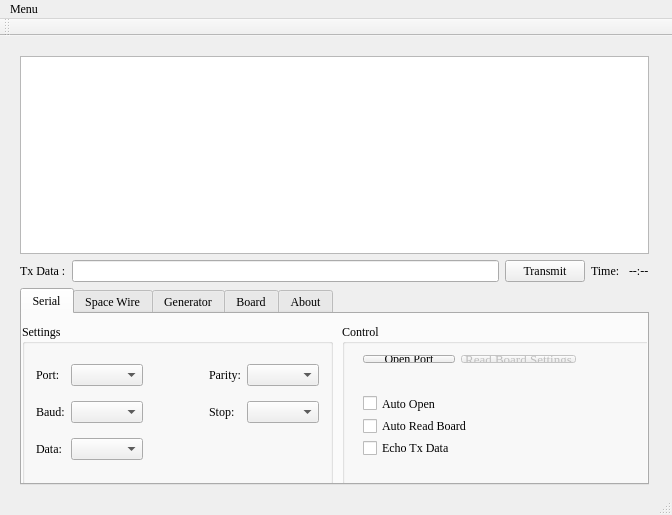
<?xml version="1.0" encoding="UTF-8"?>
<ui version="4.0">
 <class>MainWindow</class>
 <widget class="QMainWindow" name="MainWindow">
  <property name="geometry">
   <rect>
    <x>0</x>
    <y>0</y>
    <width>672</width>
    <height>515</height>
   </rect>
  </property>
  <property name="sizePolicy">
   <sizepolicy hsizetype="Preferred" vsizetype="Preferred">
    <horstretch>0</horstretch>
    <verstretch>0</verstretch>
   </sizepolicy>
  </property>
  <property name="font">
   <font>
    <family>Times New Roman</family>
   </font>
  </property>
  <property name="windowTitle">
   <string>Space Wire Terminal</string>
  </property>
  <widget class="QWidget" name="centralWidget">
   <widget class="QWidget" name="layoutWidget">
    <property name="geometry">
     <rect>
      <x>9</x>
      <y>9</y>
      <width>651</width>
      <height>451</height>
     </rect>
    </property>
    <layout class="QVBoxLayout" name="verticalLayout_2">
     <item>
      <widget class="QTextBrowser" name="textBrowser"/>
     </item>
     <item>
      <layout class="QHBoxLayout" name="horizontalLayout_10">
       <item>
        <widget class="QLabel" name="TxData_lbl">
         <property name="text">
          <string>Tx Data :</string>
         </property>
        </widget>
       </item>
       <item>
        <widget class="QLineEdit" name="TxData_inpTxt"/>
       </item>
       <item>
        <widget class="QPushButton" name="Transmit_btn">
         <property name="text">
          <string>Transmit</string>
         </property>
        </widget>
       </item>
       <item>
        <widget class="QLabel" name="Time_lbl">
         <property name="text">
          <string>Time: </string>
         </property>
        </widget>
       </item>
       <item>
        <widget class="QLabel" name="TimeInd_lbl">
         <property name="text">
          <string>--:--</string>
         </property>
        </widget>
       </item>
      </layout>
     </item>
     <item>
      <widget class="QTabWidget" name="tabWidget">
       <property name="currentIndex">
        <number>0</number>
       </property>
       <widget class="QWidget" name="Serial">
        <attribute name="title">
         <string>Serial</string>
        </attribute>
        <widget class="QGroupBox" name="groupBox">
         <property name="geometry">
          <rect>
           <x>0</x>
           <y>10</y>
           <width>311</width>
           <height>161</height>
          </rect>
         </property>
         <property name="font">
          <font>
           <family>Times New Roman</family>
          </font>
         </property>
         <property name="contextMenuPolicy">
          <enum>Qt::PreventContextMenu</enum>
         </property>
         <property name="title">
          <string>Settings</string>
         </property>
         <layout class="QGridLayout" name="gridLayout">
          <item row="0" column="0">
           <widget class="QLabel" name="Port_lbl">
            <property name="text">
             <string>Port:</string>
            </property>
           </widget>
          </item>
          <item row="0" column="1">
           <widget class="QComboBox" name="Port_cbox">
            <property name="editable">
             <bool>false</bool>
            </property>
           </widget>
          </item>
          <item row="0" column="2" colspan="2">
           <spacer name="horizontalSpacer_2">
            <property name="orientation">
             <enum>Qt::Horizontal</enum>
            </property>
            <property name="sizeHint" stdset="0">
             <size>
              <width>69</width>
              <height>20</height>
             </size>
            </property>
           </spacer>
          </item>
          <item row="0" column="4">
           <widget class="QLabel" name="Parity_lbl">
            <property name="text">
             <string>Parity:</string>
            </property>
           </widget>
          </item>
          <item row="0" column="5">
           <widget class="QComboBox" name="Parity_cbox"/>
          </item>
          <item row="1" column="0">
           <widget class="QLabel" name="Baud_lbl">
            <property name="text">
             <string>Baud:</string>
            </property>
           </widget>
          </item>
          <item row="1" column="1">
           <widget class="QComboBox" name="Baud_cbox"/>
          </item>
          <item row="1" column="3">
           <spacer name="horizontalSpacer_3">
            <property name="orientation">
             <enum>Qt::Horizontal</enum>
            </property>
            <property name="sizeHint" stdset="0">
             <size>
              <width>63</width>
              <height>20</height>
             </size>
            </property>
           </spacer>
          </item>
          <item row="1" column="4">
           <widget class="QLabel" name="Stop_lbl">
            <property name="text">
             <string>Stop:</string>
            </property>
           </widget>
          </item>
          <item row="1" column="5">
           <widget class="QComboBox" name="Stop_cbox"/>
          </item>
          <item row="2" column="0">
           <widget class="QLabel" name="Data_lbl">
            <property name="text">
             <string>Data:</string>
            </property>
           </widget>
          </item>
          <item row="2" column="1">
           <widget class="QComboBox" name="Data_cbox"/>
          </item>
         </layout>
        </widget>
        <widget class="QGroupBox" name="groupBox_2">
         <property name="geometry">
          <rect>
           <x>320</x>
           <y>10</y>
           <width>331</width>
           <height>161</height>
          </rect>
         </property>
         <property name="title">
          <string>Control</string>
         </property>
         <widget class="QWidget" name="layoutWidget">
          <property name="geometry">
           <rect>
            <x>10</x>
            <y>20</y>
            <width>235</width>
            <height>30</height>
           </rect>
          </property>
          <layout class="QHBoxLayout" name="horizontalLayout_11">
           <item>
            <widget class="QPushButton" name="openPort_btn">
             <property name="text">
              <string>Open Port</string>
             </property>
            </widget>
           </item>
           <item>
            <widget class="QPushButton" name="pushButton">
             <property name="enabled">
              <bool>false</bool>
             </property>
             <property name="font">
              <font>
               <pointsize>10</pointsize>
              </font>
             </property>
             <property name="text">
              <string>Read Board Settings</string>
             </property>
            </widget>
           </item>
          </layout>
         </widget>
         <widget class="QWidget" name="layoutWidget">
          <property name="geometry">
           <rect>
            <x>10</x>
            <y>60</y>
            <width>148</width>
            <height>83</height>
           </rect>
          </property>
          <layout class="QVBoxLayout" name="verticalLayout">
           <item>
            <widget class="QCheckBox" name="autoOpen_chk">
             <property name="text">
              <string>Auto Open</string>
             </property>
            </widget>
           </item>
           <item>
            <widget class="QCheckBox" name="autoReadBoard_chk">
             <property name="text">
              <string>Auto Read Board</string>
             </property>
            </widget>
           </item>
           <item>
            <widget class="QCheckBox" name="echoTxData_chk">
             <property name="text">
              <string>Echo Tx Data</string>
             </property>
            </widget>
           </item>
          </layout>
         </widget>
        </widget>
       </widget>
       <widget class="QWidget" name="SpaceWire">
        <attribute name="title">
         <string>Space Wire</string>
        </attribute>
        <widget class="QGroupBox" name="groupBox_3">
         <property name="geometry">
          <rect>
           <x>0</x>
           <y>4</y>
           <width>311</width>
           <height>161</height>
          </rect>
         </property>
         <property name="title">
          <string>Space Wire Port 1 - 3</string>
         </property>
         <widget class="QWidget" name="">
          <property name="geometry">
           <rect>
            <x>11</x>
            <y>114</y>
            <width>264</width>
            <height>21</height>
           </rect>
          </property>
          <layout class="QHBoxLayout" name="horizontalLayout_6">
           <item>
            <widget class="QRadioButton" name="EnaCanal3_rbtn">
             <property name="font">
              <font>
               <pointsize>8</pointsize>
              </font>
             </property>
             <property name="text">
              <string>Enable</string>
             </property>
             <property name="checked">
              <bool>true</bool>
             </property>
            </widget>
           </item>
           <item>
            <widget class="QRadioButton" name="DisCanal3_rbtn">
             <property name="font">
              <font>
               <pointsize>8</pointsize>
              </font>
             </property>
             <property name="text">
              <string>Disable</string>
             </property>
            </widget>
           </item>
           <item>
            <widget class="QLabel" name="rateCanal3_lbl">
             <property name="font">
              <font>
               <pointsize>8</pointsize>
              </font>
             </property>
             <property name="text">
              <string>Rate:</string>
             </property>
            </widget>
           </item>
           <item>
            <widget class="QSlider" name="rateCanal3_sld">
             <property name="minimum">
              <number>323</number>
             </property>
             <property name="maximum">
              <number>323</number>
             </property>
             <property name="orientation">
              <enum>Qt::Horizontal</enum>
             </property>
            </widget>
           </item>
           <item>
            <widget class="QLabel" name="rateIndCanal3_lbl">
             <property name="text">
              <string>????</string>
             </property>
            </widget>
           </item>
          </layout>
         </widget>
         <widget class="QWidget" name="">
          <property name="geometry">
           <rect>
            <x>11</x>
            <y>69</y>
            <width>264</width>
            <height>21</height>
           </rect>
          </property>
          <layout class="QHBoxLayout" name="horizontalLayout_5">
           <item>
            <widget class="QRadioButton" name="EnaCanal2_rbtn">
             <property name="font">
              <font>
               <pointsize>8</pointsize>
              </font>
             </property>
             <property name="text">
              <string>Enable</string>
             </property>
             <property name="checked">
              <bool>true</bool>
             </property>
            </widget>
           </item>
           <item>
            <widget class="QRadioButton" name="DisCanal2_rbtn">
             <property name="font">
              <font>
               <pointsize>8</pointsize>
              </font>
             </property>
             <property name="text">
              <string>Disable</string>
             </property>
            </widget>
           </item>
           <item>
            <widget class="QLabel" name="rateCanal2_lbl">
             <property name="font">
              <font>
               <pointsize>8</pointsize>
              </font>
             </property>
             <property name="text">
              <string>Rate:</string>
             </property>
            </widget>
           </item>
           <item>
            <widget class="QSlider" name="rateCanal2_sld">
             <property name="minimum">
              <number>323</number>
             </property>
             <property name="maximum">
              <number>323</number>
             </property>
             <property name="orientation">
              <enum>Qt::Horizontal</enum>
             </property>
            </widget>
           </item>
           <item>
            <widget class="QLabel" name="rateIndCanal2_lbl">
             <property name="text">
              <string>????</string>
             </property>
            </widget>
           </item>
          </layout>
         </widget>
         <widget class="QWidget" name="">
          <property name="geometry">
           <rect>
            <x>11</x>
            <y>25</y>
            <width>264</width>
            <height>21</height>
           </rect>
          </property>
          <layout class="QHBoxLayout" name="horizontalLayout_4">
           <item>
            <widget class="QRadioButton" name="EnaCanal1_rbtn">
             <property name="font">
              <font>
               <pointsize>8</pointsize>
              </font>
             </property>
             <property name="text">
              <string>Enable</string>
             </property>
             <property name="checked">
              <bool>true</bool>
             </property>
            </widget>
           </item>
           <item>
            <widget class="QRadioButton" name="DisCanal1_rbtn">
             <property name="font">
              <font>
               <pointsize>8</pointsize>
              </font>
             </property>
             <property name="text">
              <string>Disable</string>
             </property>
            </widget>
           </item>
           <item>
            <widget class="QLabel" name="rateCanal1_lbl">
             <property name="font">
              <font>
               <pointsize>8</pointsize>
              </font>
             </property>
             <property name="text">
              <string>Rate:</string>
             </property>
            </widget>
           </item>
           <item>
            <widget class="QSlider" name="rateCanal1_sld">
             <property name="minimum">
              <number>323</number>
             </property>
             <property name="maximum">
              <number>323</number>
             </property>
             <property name="orientation">
              <enum>Qt::Horizontal</enum>
             </property>
            </widget>
           </item>
           <item>
            <widget class="QLabel" name="rateIndCanal1_lbl">
             <property name="text">
              <string>????</string>
             </property>
            </widget>
           </item>
          </layout>
         </widget>
        </widget>
        <widget class="QGroupBox" name="groupBox_4">
         <property name="geometry">
          <rect>
           <x>330</x>
           <y>4</y>
           <width>312</width>
           <height>161</height>
          </rect>
         </property>
         <property name="title">
          <string>Space Wire Port 4 - 6</string>
         </property>
         <widget class="QWidget" name="">
          <property name="geometry">
           <rect>
            <x>11</x>
            <y>25</y>
            <width>264</width>
            <height>21</height>
           </rect>
          </property>
          <layout class="QHBoxLayout" name="horizontalLayout_7">
           <item>
            <widget class="QRadioButton" name="EnaCanal4_rbtn">
             <property name="font">
              <font>
               <pointsize>8</pointsize>
              </font>
             </property>
             <property name="text">
              <string>Enable</string>
             </property>
             <property name="checked">
              <bool>true</bool>
             </property>
            </widget>
           </item>
           <item>
            <widget class="QRadioButton" name="DisCanal4_rbtn">
             <property name="font">
              <font>
               <pointsize>8</pointsize>
              </font>
             </property>
             <property name="text">
              <string>Disable</string>
             </property>
            </widget>
           </item>
           <item>
            <widget class="QLabel" name="rateCanal4_lbl">
             <property name="font">
              <font>
               <pointsize>8</pointsize>
              </font>
             </property>
             <property name="text">
              <string>Rate:</string>
             </property>
            </widget>
           </item>
           <item>
            <widget class="QSlider" name="rateCanal4_sld">
             <property name="minimum">
              <number>323</number>
             </property>
             <property name="maximum">
              <number>323</number>
             </property>
             <property name="orientation">
              <enum>Qt::Horizontal</enum>
             </property>
            </widget>
           </item>
           <item>
            <widget class="QLabel" name="rateIndCanal4_lbl">
             <property name="text">
              <string>????</string>
             </property>
            </widget>
           </item>
          </layout>
         </widget>
         <widget class="QWidget" name="">
          <property name="geometry">
           <rect>
            <x>11</x>
            <y>69</y>
            <width>264</width>
            <height>21</height>
           </rect>
          </property>
          <layout class="QHBoxLayout" name="horizontalLayout_8">
           <item>
            <widget class="QRadioButton" name="EnaCanal5_rbtn">
             <property name="font">
              <font>
               <pointsize>8</pointsize>
              </font>
             </property>
             <property name="text">
              <string>Enable</string>
             </property>
             <property name="checked">
              <bool>true</bool>
             </property>
            </widget>
           </item>
           <item>
            <widget class="QRadioButton" name="DisCanal5_rbtn">
             <property name="font">
              <font>
               <pointsize>8</pointsize>
              </font>
             </property>
             <property name="text">
              <string>Disable</string>
             </property>
            </widget>
           </item>
           <item>
            <widget class="QLabel" name="rateCanal5_lbl">
             <property name="font">
              <font>
               <pointsize>8</pointsize>
              </font>
             </property>
             <property name="text">
              <string>Rate:</string>
             </property>
            </widget>
           </item>
           <item>
            <widget class="QSlider" name="rateCanal5_sld">
             <property name="minimum">
              <number>323</number>
             </property>
             <property name="maximum">
              <number>323</number>
             </property>
             <property name="orientation">
              <enum>Qt::Horizontal</enum>
             </property>
            </widget>
           </item>
           <item>
            <widget class="QLabel" name="rateIndCanal5_lbl">
             <property name="text">
              <string>????</string>
             </property>
            </widget>
           </item>
          </layout>
         </widget>
         <widget class="QWidget" name="">
          <property name="geometry">
           <rect>
            <x>11</x>
            <y>114</y>
            <width>264</width>
            <height>21</height>
           </rect>
          </property>
          <layout class="QHBoxLayout" name="horizontalLayout_9">
           <item>
            <widget class="QRadioButton" name="EnaCanal6_rbtn">
             <property name="font">
              <font>
               <pointsize>8</pointsize>
              </font>
             </property>
             <property name="text">
              <string>Enable</string>
             </property>
             <property name="checked">
              <bool>true</bool>
             </property>
            </widget>
           </item>
           <item>
            <widget class="QRadioButton" name="DisCanal6_rbtn">
             <property name="font">
              <font>
               <pointsize>8</pointsize>
              </font>
             </property>
             <property name="text">
              <string>Disable</string>
             </property>
            </widget>
           </item>
           <item>
            <widget class="QLabel" name="rateCanal6_lbl">
             <property name="font">
              <font>
               <pointsize>8</pointsize>
              </font>
             </property>
             <property name="text">
              <string>Rate:</string>
             </property>
            </widget>
           </item>
           <item>
            <widget class="QSlider" name="rateCanal6_sld">
             <property name="minimum">
              <number>323</number>
             </property>
             <property name="maximum">
              <number>323</number>
             </property>
             <property name="value">
              <number>323</number>
             </property>
             <property name="orientation">
              <enum>Qt::Horizontal</enum>
             </property>
            </widget>
           </item>
           <item>
            <widget class="QLabel" name="rateIndCanal6_lbl">
             <property name="text">
              <string>????</string>
             </property>
            </widget>
           </item>
          </layout>
         </widget>
        </widget>
       </widget>
       <widget class="QWidget" name="Genertator">
        <attribute name="title">
         <string>Generator</string>
        </attribute>
        <widget class="QGroupBox" name="groupBox_5">
         <property name="geometry">
          <rect>
           <x>9</x>
           <y>9</y>
           <width>311</width>
           <height>161</height>
          </rect>
         </property>
         <property name="title">
          <string>Data Give</string>
         </property>
         <layout class="QVBoxLayout" name="verticalLayout_3">
          <item>
           <layout class="QHBoxLayout" name="horizontalLayout_12">
            <item>
             <widget class="QLabel" name="label">
              <property name="text">
               <string>Header:</string>
              </property>
             </widget>
            </item>
            <item>
             <widget class="QComboBox" name="comboBox"/>
            </item>
            <item>
             <spacer name="horizontalSpacer">
              <property name="orientation">
               <enum>Qt::Horizontal</enum>
              </property>
              <property name="sizeHint" stdset="0">
               <size>
                <width>18</width>
                <height>20</height>
               </size>
              </property>
             </spacer>
            </item>
            <item>
             <widget class="QLabel" name="label_4">
              <property name="text">
               <string>Terminator:</string>
              </property>
             </widget>
            </item>
            <item>
             <widget class="QComboBox" name="comboBox_2"/>
            </item>
           </layout>
          </item>
          <item>
           <layout class="QHBoxLayout" name="horizontalLayout_13">
            <item>
             <widget class="QLabel" name="label_2">
              <property name="text">
               <string>Gap:</string>
              </property>
             </widget>
            </item>
            <item>
             <widget class="QSlider" name="horizontalSlider">
              <property name="orientation">
               <enum>Qt::Horizontal</enum>
              </property>
             </widget>
            </item>
            <item>
             <widget class="QLabel" name="label_7">
              <property name="text">
               <string>0</string>
              </property>
             </widget>
            </item>
            <item>
             <widget class="QLabel" name="label_5">
              <property name="text">
               <string>Type:</string>
              </property>
             </widget>
            </item>
            <item>
             <widget class="QComboBox" name="comboBox_3"/>
            </item>
           </layout>
          </item>
          <item>
           <layout class="QHBoxLayout" name="horizontalLayout_14">
            <item>
             <widget class="QLabel" name="label_3">
              <property name="text">
               <string>Size:</string>
              </property>
             </widget>
            </item>
            <item>
             <widget class="QSlider" name="horizontalSlider_2">
              <property name="orientation">
               <enum>Qt::Horizontal</enum>
              </property>
             </widget>
            </item>
            <item>
             <widget class="QLabel" name="label_8">
              <property name="text">
               <string>0</string>
              </property>
             </widget>
            </item>
            <item>
             <widget class="QLabel" name="label_6">
              <property name="text">
               <string>Type:</string>
              </property>
             </widget>
            </item>
            <item>
             <widget class="QComboBox" name="comboBox_4"/>
            </item>
           </layout>
          </item>
         </layout>
        </widget>
        <widget class="QGroupBox" name="groupBox_6">
         <property name="geometry">
          <rect>
           <x>330</x>
           <y>10</y>
           <width>296</width>
           <height>81</height>
          </rect>
         </property>
         <property name="title">
          <string>Data Take</string>
         </property>
         <layout class="QGridLayout" name="gridLayout_2">
          <item row="0" column="0">
           <widget class="QLabel" name="label_9">
            <property name="text">
             <string>Gap:</string>
            </property>
           </widget>
          </item>
          <item row="0" column="1">
           <widget class="QSlider" name="horizontalSlider_3">
            <property name="orientation">
             <enum>Qt::Horizontal</enum>
            </property>
           </widget>
          </item>
          <item row="0" column="2">
           <spacer name="horizontalSpacer_4">
            <property name="orientation">
             <enum>Qt::Horizontal</enum>
            </property>
            <property name="sizeHint" stdset="0">
             <size>
              <width>13</width>
              <height>20</height>
             </size>
            </property>
           </spacer>
          </item>
          <item row="0" column="3">
           <widget class="QLabel" name="label_10">
            <property name="text">
             <string>0</string>
            </property>
           </widget>
          </item>
          <item row="0" column="4">
           <spacer name="horizontalSpacer_5">
            <property name="orientation">
             <enum>Qt::Horizontal</enum>
            </property>
            <property name="sizeHint" stdset="0">
             <size>
              <width>13</width>
              <height>20</height>
             </size>
            </property>
           </spacer>
          </item>
          <item row="0" column="5">
           <widget class="QLabel" name="label_11">
            <property name="text">
             <string>Type:</string>
            </property>
           </widget>
          </item>
          <item row="0" column="6">
           <widget class="QComboBox" name="comboBox_5"/>
          </item>
         </layout>
        </widget>
        <widget class="QGroupBox" name="groupBox_7">
         <property name="geometry">
          <rect>
           <x>330</x>
           <y>85</y>
           <width>296</width>
           <height>81</height>
          </rect>
         </property>
         <property name="title">
          <string>Time Give</string>
         </property>
         <layout class="QGridLayout" name="gridLayout_3">
          <item row="0" column="0">
           <widget class="QLabel" name="label_12">
            <property name="text">
             <string>Gap:</string>
            </property>
           </widget>
          </item>
          <item row="0" column="1">
           <widget class="QSlider" name="horizontalSlider_4">
            <property name="orientation">
             <enum>Qt::Horizontal</enum>
            </property>
           </widget>
          </item>
          <item row="0" column="2">
           <spacer name="horizontalSpacer_6">
            <property name="orientation">
             <enum>Qt::Horizontal</enum>
            </property>
            <property name="sizeHint" stdset="0">
             <size>
              <width>13</width>
              <height>20</height>
             </size>
            </property>
           </spacer>
          </item>
          <item row="0" column="3">
           <widget class="QLabel" name="label_13">
            <property name="text">
             <string>0</string>
            </property>
           </widget>
          </item>
          <item row="0" column="4">
           <spacer name="horizontalSpacer_7">
            <property name="orientation">
             <enum>Qt::Horizontal</enum>
            </property>
            <property name="sizeHint" stdset="0">
             <size>
              <width>13</width>
              <height>20</height>
             </size>
            </property>
           </spacer>
          </item>
          <item row="0" column="5">
           <widget class="QLabel" name="label_14">
            <property name="text">
             <string>Type:</string>
            </property>
           </widget>
          </item>
          <item row="0" column="6">
           <widget class="QComboBox" name="comboBox_6"/>
          </item>
         </layout>
        </widget>
       </widget>
       <widget class="QWidget" name="Board">
        <attribute name="title">
         <string>Board</string>
        </attribute>
        <widget class="QGroupBox" name="groupBox_8">
         <property name="geometry">
          <rect>
           <x>10</x>
           <y>10</y>
           <width>251</width>
           <height>151</height>
          </rect>
         </property>
         <property name="title">
          <string>Information</string>
         </property>
         <widget class="QWidget" name="">
          <property name="geometry">
           <rect>
            <x>10</x>
            <y>24</y>
            <width>151</width>
            <height>71</height>
           </rect>
          </property>
          <layout class="QVBoxLayout" name="verticalLayout_6">
           <item>
            <layout class="QHBoxLayout" name="horizontalLayout_17">
             <item>
              <widget class="QLabel" name="label_15">
               <property name="text">
                <string>Board Ident:</string>
               </property>
              </widget>
             </item>
             <item>
              <widget class="QLabel" name="label_16">
               <property name="text">
                <string>Unknown</string>
               </property>
              </widget>
             </item>
            </layout>
           </item>
           <item>
            <layout class="QHBoxLayout" name="horizontalLayout_18">
             <item>
              <widget class="QLabel" name="label_17">
               <property name="text">
                <string>Board Serial:</string>
               </property>
              </widget>
             </item>
             <item>
              <widget class="QLabel" name="label_18">
               <property name="text">
                <string>Unknown</string>
               </property>
              </widget>
             </item>
            </layout>
           </item>
          </layout>
         </widget>
        </widget>
       </widget>
       <widget class="QWidget" name="About">
        <attribute name="title">
         <string>About</string>
        </attribute>
        <widget class="QGroupBox" name="groupBox_9">
         <property name="geometry">
          <rect>
           <x>10</x>
           <y>10</y>
           <width>301</width>
           <height>151</height>
          </rect>
         </property>
         <property name="title">
          <string>Program Details</string>
         </property>
         <widget class="QLabel" name="label_19">
          <property name="geometry">
           <rect>
            <x>20</x>
            <y>20</y>
            <width>241</width>
            <height>16</height>
           </rect>
          </property>
          <property name="text">
           <string>SpaceWire Development Board Terminal (V1.00)</string>
          </property>
         </widget>
        </widget>
        <widget class="QGroupBox" name="groupBox_10">
         <property name="geometry">
          <rect>
           <x>320</x>
           <y>10</y>
           <width>321</width>
           <height>151</height>
          </rect>
         </property>
         <property name="title">
          <string>Web Links</string>
         </property>
        </widget>
       </widget>
      </widget>
     </item>
    </layout>
   </widget>
  </widget>
  <widget class="QMenuBar" name="menuBar">
   <property name="geometry">
    <rect>
     <x>0</x>
     <y>0</y>
     <width>672</width>
     <height>21</height>
    </rect>
   </property>
   <widget class="QMenu" name="menuSpace_Wire_Terminal">
    <property name="title">
     <string>Menu</string>
    </property>
    <addaction name="actionHelp"/>
    <addaction name="actionExit"/>
   </widget>
   <addaction name="menuSpace_Wire_Terminal"/>
  </widget>
  <widget class="QToolBar" name="mainToolBar">
   <property name="font">
    <font>
     <family>Times New Roman</family>
    </font>
   </property>
   <attribute name="toolBarArea">
    <enum>TopToolBarArea</enum>
   </attribute>
   <attribute name="toolBarBreak">
    <bool>false</bool>
   </attribute>
  </widget>
  <widget class="QStatusBar" name="statusBar"/>
  <action name="actionHelp">
   <property name="text">
    <string>Help</string>
   </property>
  </action>
  <action name="actionExit">
   <property name="text">
    <string>Exit</string>
   </property>
  </action>
 </widget>
 <layoutdefault spacing="6" margin="11"/>
 <tabstops>
  <tabstop>TxData_inpTxt</tabstop>
  <tabstop>Transmit_btn</tabstop>
  <tabstop>Port_cbox</tabstop>
  <tabstop>Parity_cbox</tabstop>
  <tabstop>Baud_cbox</tabstop>
  <tabstop>Stop_cbox</tabstop>
  <tabstop>Data_cbox</tabstop>
  <tabstop>openPort_btn</tabstop>
  <tabstop>autoOpen_chk</tabstop>
  <tabstop>autoReadBoard_chk</tabstop>
  <tabstop>echoTxData_chk</tabstop>
  <tabstop>pushButton</tabstop>
  <tabstop>tabWidget</tabstop>
  <tabstop>textBrowser</tabstop>
  <tabstop>EnaCanal1_rbtn</tabstop>
  <tabstop>DisCanal1_rbtn</tabstop>
  <tabstop>rateCanal1_sld</tabstop>
  <tabstop>EnaCanal2_rbtn</tabstop>
  <tabstop>DisCanal2_rbtn</tabstop>
  <tabstop>rateCanal2_sld</tabstop>
  <tabstop>EnaCanal3_rbtn</tabstop>
  <tabstop>DisCanal3_rbtn</tabstop>
  <tabstop>rateCanal3_sld</tabstop>
  <tabstop>EnaCanal4_rbtn</tabstop>
  <tabstop>DisCanal4_rbtn</tabstop>
  <tabstop>rateCanal4_sld</tabstop>
  <tabstop>EnaCanal5_rbtn</tabstop>
  <tabstop>DisCanal5_rbtn</tabstop>
  <tabstop>rateCanal5_sld</tabstop>
  <tabstop>EnaCanal6_rbtn</tabstop>
  <tabstop>DisCanal6_rbtn</tabstop>
  <tabstop>rateCanal6_sld</tabstop>
 </tabstops>
 <resources/>
 <connections>
  <connection>
   <sender>rateCanal1_sld</sender>
   <signal>sliderMoved(int)</signal>
   <receiver>rateIndCanal1_lbl</receiver>
   <slot>setNum(int)</slot>
   <hints>
    <hint type="sourcelabel">
     <x>244</x>
     <y>345</y>
    </hint>
    <hint type="destinationlabel">
     <x>276</x>
     <y>348</y>
    </hint>
   </hints>
  </connection>
  <connection>
   <sender>rateCanal2_sld</sender>
   <signal>valueChanged(int)</signal>
   <receiver>rateIndCanal2_lbl</receiver>
   <slot>setNum(int)</slot>
   <hints>
    <hint type="sourcelabel">
     <x>203</x>
     <y>384</y>
    </hint>
    <hint type="destinationlabel">
     <x>272</x>
     <y>388</y>
    </hint>
   </hints>
  </connection>
  <connection>
   <sender>rateCanal3_sld</sender>
   <signal>valueChanged(int)</signal>
   <receiver>rateIndCanal3_lbl</receiver>
   <slot>setNum(int)</slot>
   <hints>
    <hint type="sourcelabel">
     <x>216</x>
     <y>438</y>
    </hint>
    <hint type="destinationlabel">
     <x>275</x>
     <y>434</y>
    </hint>
   </hints>
  </connection>
  <connection>
   <sender>rateCanal4_sld</sender>
   <signal>valueChanged(int)</signal>
   <receiver>rateIndCanal4_lbl</receiver>
   <slot>setNum(int)</slot>
   <hints>
    <hint type="sourcelabel">
     <x>557</x>
     <y>346</y>
    </hint>
    <hint type="destinationlabel">
     <x>608</x>
     <y>341</y>
    </hint>
   </hints>
  </connection>
  <connection>
   <sender>rateCanal5_sld</sender>
   <signal>valueChanged(int)</signal>
   <receiver>rateIndCanal5_lbl</receiver>
   <slot>setNum(int)</slot>
   <hints>
    <hint type="sourcelabel">
     <x>523</x>
     <y>387</y>
    </hint>
    <hint type="destinationlabel">
     <x>608</x>
     <y>390</y>
    </hint>
   </hints>
  </connection>
  <connection>
   <sender>rateCanal6_sld</sender>
   <signal>valueChanged(int)</signal>
   <receiver>rateIndCanal6_lbl</receiver>
   <slot>setNum(int)</slot>
   <hints>
    <hint type="sourcelabel">
     <x>544</x>
     <y>433</y>
    </hint>
    <hint type="destinationlabel">
     <x>611</x>
     <y>435</y>
    </hint>
   </hints>
  </connection>
 </connections>
</ui>
